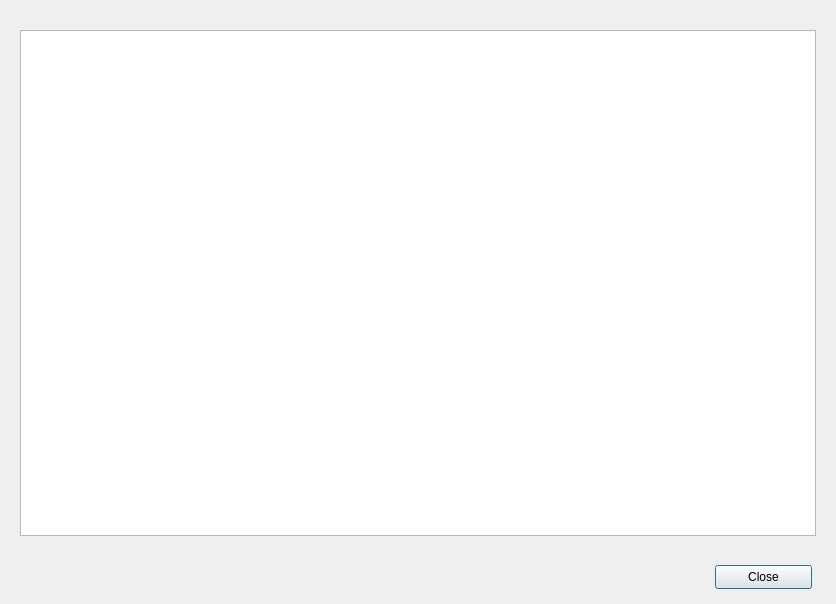
<?xml version="1.0" encoding="UTF-8"?>
<ui version="4.0">
 <class>Form</class>
 <widget class="QWidget" name="Form">
  <property name="geometry">
   <rect>
    <x>0</x>
    <y>0</y>
    <width>836</width>
    <height>604</height>
   </rect>
  </property>
  <property name="windowTitle">
   <string>ScheduleViewer Help</string>
  </property>
  <property name="windowIcon">
   <iconset resource="../resources.qrc">
    <normaloff>:/icons/icons/system-help.png</normaloff>:/icons/icons/system-help.png</iconset>
  </property>
  <widget class="QTextBrowser" name="textBrowser">
   <property name="geometry">
    <rect>
     <x>20</x>
     <y>30</y>
     <width>796</width>
     <height>506</height>
    </rect>
   </property>
   <property name="openExternalLinks">
    <bool>true</bool>
   </property>
  </widget>
  <widget class="QPushButton" name="closeButton">
   <property name="geometry">
    <rect>
     <x>715</x>
     <y>565</y>
     <width>97</width>
     <height>24</height>
    </rect>
   </property>
   <property name="text">
    <string>Close</string>
   </property>
   <property name="default">
    <bool>true</bool>
   </property>
  </widget>
 </widget>
 <resources>
  <include location="../resources.qrc"/>
 </resources>
 <connections>
  <connection>
   <sender>closeButton</sender>
   <signal>clicked()</signal>
   <receiver>Form</receiver>
   <slot>close()</slot>
   <hints>
    <hint type="sourcelabel">
     <x>763</x>
     <y>576</y>
    </hint>
    <hint type="destinationlabel">
     <x>417</x>
     <y>301</y>
    </hint>
   </hints>
  </connection>
 </connections>
</ui>
